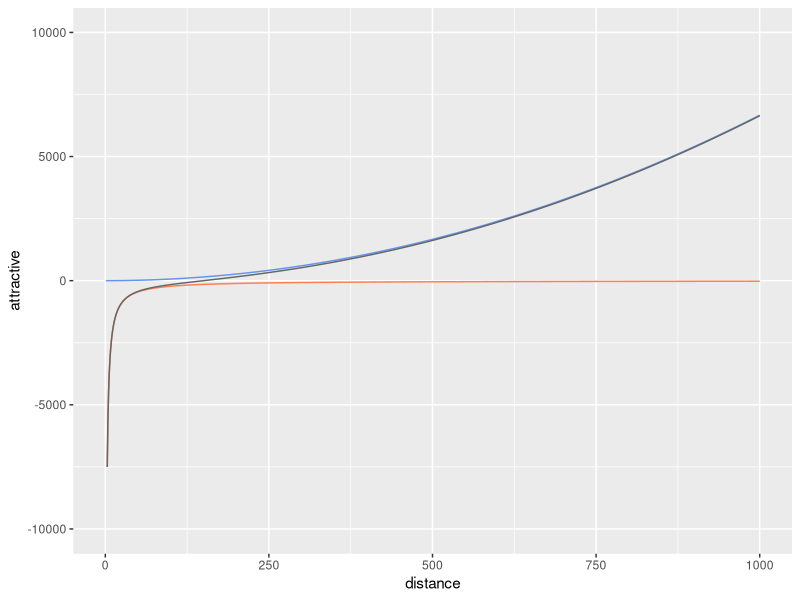

Reproduce this figure in R.
library(ggplot2)

# functions

estimate_k <- function(x, y, C, V){
  C*sqrt((x * y) / (length(V)))
}

force_attract <- function(d, k){
  d^2 / k
}

force_repulsive <- function(d, k) {
  (-1) * k^2 /d
}


d <- seq(1, 1000)

res <- data.frame(matrix(ncol=3)) 
colnames(res) <- c("distance", "attractive", "repulsive") 
k  <- estimate_k(100, 100, 1.5, 10) 

for (i in d) {
    res[i, "distance"] <- i 
    res[i, "attractive"] <- force_attract(i, k)
    res[i, "repulsive"] <- force_repulsive(i, k)
}

ggplot(res, aes(x = distance), alpha = 1/5, size = 4)+
    geom_line(aes(y = attractive), color = "cornflowerblue") + 
    geom_line(aes(y = repulsive), color = "coral") +
    geom_line(aes(y = attractive + repulsive), color = "gray40") +
    ylim(-10000,10000)
